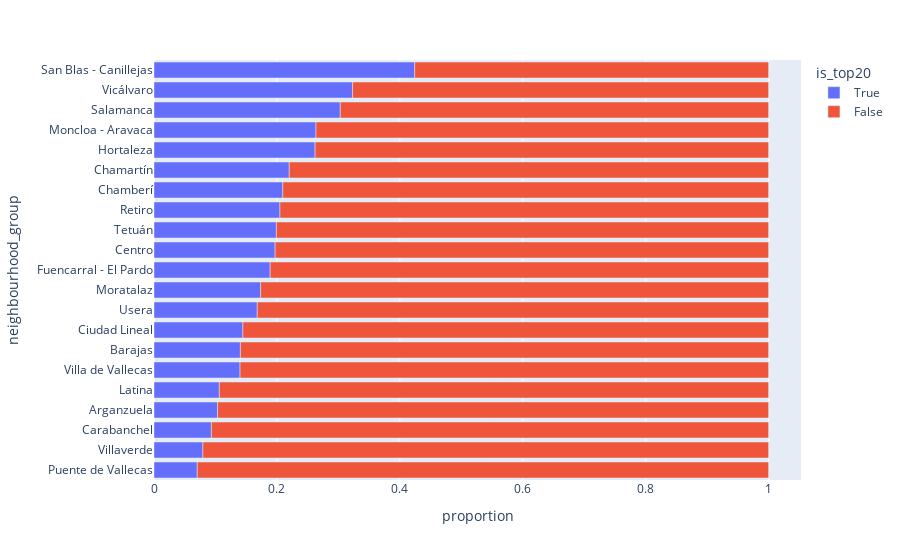

The code cell stored with this chart in its notebook:
### Markdown cell above
- ``H 2``: el precio de un piso ``top_25`` depende de ``Ubicación``, más que nada para tener un pantallazo general
    - ``q 1``: Dónde está ubicado. Barrio caro, barrio barato?
    - ``q 2``: Distancia de puerta del sol

### Code cell
# seleccionamos los barrios para los que tenemos al menos 10 pisos
top_barrios = (
    df
    .value_counts('neighbourhood_group')
    .sort_values(ascending=False)
    .to_frame(name='n')
    .query("n > 10")
    .index
    )
# filtramos los barrios y contamos la proporción de pisos top vs no-top
df_ = (
    df
    .query('neighbourhood_group.isin(@top_barrios)')
    .groupby('neighbourhood_group',as_index=False)
    .value_counts(['is_top20'], normalize=True)
    .sort_values('proportion')
)
#barplot
px.bar(
    data_frame=df_,
    x='proportion',
    y='neighbourhood_group',
    color='is_top20',
    barmode='relative'
)

### Figure 1 — Plotly figure (JSON) as saved in the notebook; plotly's stock layout.template omitted (floating-point values rounded to 4 significant figures)
{"data": [{"alignmentgroup": "True", "hovertemplate": "is_top20=True<br>proportion=%{x}<br>neighbourhood_group=%{y}<extra></extra>", "legendgroup": "True", "marker": {"color": "#636efa", "pattern": {"shape": ""}}, "name": "True", "offsetgroup": "True", "orientation": "h", "showlegend": true, "textposition": "auto", "type": "bar", "x": [0.0704, 0.07955, 0.09337, 0.1035, 0.1063, 0.14, 0.1405, 0.1447, 0.168, 0.1736, 0.189, 0.1971, 0.1991, 0.2049, 0.2096, 0.22, 0.2621, 0.2635, 0.3031, 0.3231, 0.4241], "xaxis": "x", "y": ["Puente de Vallecas", "Villaverde", "Carabanchel", "Arganzuela", "Latina", "Villa de Vallecas", "Barajas", "Ciudad Lineal", "Usera", "Moratalaz", "Fuencarral - El Pardo", "Centro", "Tetuán", "Retiro", "Chamberí", "Chamartín", "Hortaleza", "Moncloa - Aravaca", "Salamanca", "Vicálvaro", "San Blas - Canillejas"], "yaxis": "y"}, {"alignmentgroup": "True", "hovertemplate": "is_top20=False<br>proportion=%{x}<br>neighbourhood_group=%{y}<extra></extra>", "legendgroup": "False", "marker": {"color": "#EF553B", "pattern": {"shape": ""}}, "name": "False", "offsetgroup": "False", "orientation": "h", "showlegend": true, "textposition": "auto", "type": "bar", "x": [0.5759, 0.6769, 0.6969, 0.7365, 0.7379, 0.78, 0.7904, 0.7951, 0.8009, 0.8029, 0.811, 0.8264, 0.832, 0.8553, 0.8595, 0.86, 0.8937, 0.8965, 0.9066, 0.9205, 0.9296], "xaxis": "x", "y": ["San Blas - Canillejas", "Vicálvaro", "Salamanca", "Moncloa - Aravaca", "Hortaleza", "Chamartín", "Chamberí", "Retiro", "Tetuán", "Centro", "Fuencarral - El Pardo", "Moratalaz", "Usera", "Ciudad Lineal", "Barajas", "Villa de Vallecas", "Latina", "Arganzuela", "Carabanchel", "Villaverde", "Puente de Vallecas"], "yaxis": "y"}], "layout": {"barmode": "relative", "legend": {"title": {"text": "is_top20"}, "tracegroupgap": 0}, "margin": {"t": 60}, "xaxis": {"anchor": "y", "domain": [0, 1], "title": {"text": "proportion"}}, "yaxis": {"anchor": "x", "domain": [0, 1], "title": {"text": "neighbourhood_group"}}}}
